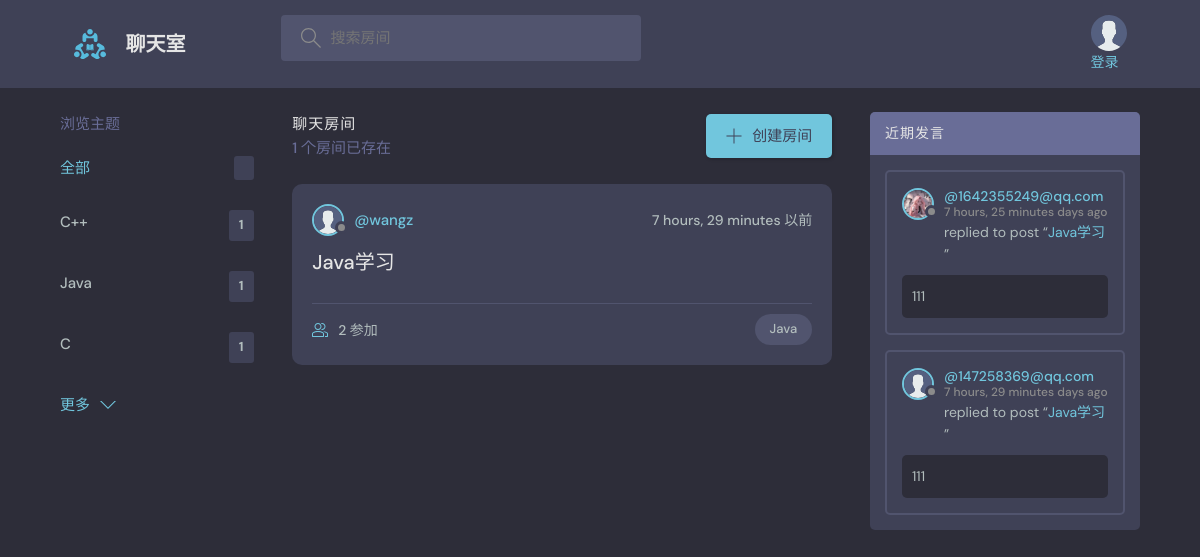
Screenshot of /?q=Java with the database file from the repository.
### base/models.py (models this page shows, shortened)
class Topic(models.Model):
    name =models.CharField(max_length=200)

class Room(models.Model):
    host =models.ForeignKey(User,on_delete=models.SET_NULL,null=True)
    topic=models.ForeignKey(Topic,on_delete=models.SET_NULL,null=True)
    name=models.CharField(max_length=200)
    description =models.TextField(null=True,blank=True)
    participants = models.ManyToManyField(
        User,related_name='participants',blank=True)
    updated =models.DateTimeField(auto_now=True)
    created=models.DateTimeField(auto_now_add=True)
    class Meta:
        ordering=['-updated','created']
    def __str__(self):
        return self.name

class User(AbstractUser):
    name =models.CharField(max_length=200,null=True)
    email=models.EmailField(unique=True, null=True)
    bio=models.TextField(null=True)
    avatar=models.ImageField(null=True,default='avatar.svg')
    USERNAME_FIELD='email'
    REQUIRED_FIELDS=[]

class Message(models.Model):
    user=models.ForeignKey(User,on_delete=models.CASCADE)
    room=models.ForeignKey(Room,on_delete=models.CASCADE)
    body=models.TextField()
    updated =models.DateTimeField(auto_now=True)
    created=models.DateTimeField(auto_now_add=True)
    class Meta:
        ordering=['-updated','created']

### base/views.py (the view)
# urls.py: path('' , views.home,name="home"),
def home(request):
    q=request.GET.get('q') if request.GET.get('q')!=None else ''
    print(q)
    rooms =Room.objects.filter(
        Q(topic__name__icontains=q)|
        Q(name__icontains=q)|
         Q(description__icontains=q)
        )
    topics =Topic.objects.all()[0:5]
    room_count =rooms.count()
    room_messages=Message.objects.filter(Q(room__topic__name__icontains=q))
    context ={'rooms':rooms,'topics':topics,
              'room_count':room_count,'room_messages':room_messages}
    return render(request,'base/home.html',context)

### base/templates/base/home.html (shortened to what this page needs)
{%extends 'main.html'%}
{%block content%}
    <main class="layout layout--3">
      <div class="container">
        {%include 'base/topics_component.html'%}
        <div class="roomList">
          <div class="roomList__header">
            <div>
              <h2>聊天房间</h2>
              <p>{{room_count}} 个房间已存在</p>
            </div>
            <a class="btn btn--main" href="{%url 'create-room'%}">
              <svg version="1.1" xmlns="http://www.w3.org/2000/svg" width="32" height="32" viewBox="0 0 32 32">
                <title>add</title>
                <path
                  d="M16.943 0.943h-1.885v14.115h-14.115v1.885h14.115v14.115h1.885v-14.115h14.115v-1.885h-14.115v-14.115z"
                ></path>
              </svg>
             创建房间
            </a>
          </div>
         {%include 'base/feed_component.html'%}
        </div>
         {%include 'base/activity_component.html'%}
      </div>
    </main>
{%endblock content%}

### base/templates/base/topics_component.html
<div class="topics">
    <div class="topics__header">
      <h2>浏览主题</h2>
    </div>
    <ul class="topics__list">
      <li>
        <a href="{% url 'home'%}" class="active">全部 <span>{{topic.count}}</span></a>
      </li>
      {%for topic in topics%}
     <li>
    <a href="{% url 'home' %}?q={{ topic.name|urlencode }}">{{ topic.name }}<span>{{ topic.room_set.all.count }}</span></a>
</li>
    {%endfor%}
    </ul>
    <a class="btn btn--link" href="{% url 'topics' %}">
      更多
      <svg version="1.1" xmlns="http://www.w3.org/2000/svg" width="32" height="32" viewBox="0 0 32 32">
        <title>chevron-down</title>
        <path d="M16 21l-13-13h-3l16 16 16-16h-3l-13 13z"></path>
      </svg>
    </a>
  </div>

### base/templates/base/feed_component.html (shortened to what this page needs)
{% for room in rooms %}
<div class="roomListRoom">
    <div class="roomListRoom__header">
      <a href="{% url 'user-profile' room.host.id%}" class="roomListRoom__author">
        <div class="avatar avatar--small">
          <img src="{{room.host.avatar.url}}" />
        </div>
        <span>@{{room.host.username}}</span>
      </a>
      <div class="roomListRoom__actions">
        <span>{{room.created|timesince}} 以前</span>
      </div>
    </div>
    <div class="roomListRoom__content">
      <a href="{% url 'room' room.id %}">{{room.name}}</a>
    </div>
    <div class="roomListRoom__meta">
      <a href="{% url 'room' room.id %}" class="roomListRoom__joined">
        {{room.participants.all.count}} 参加
      </a>
      <p class="roomListRoom__topic">{{room.topic.name}}</p>
    </div>
  </div>
  {% endfor%}

### base/templates/base/activity_component.html (shortened to what this page needs)
<div class="activities">
    <div class="activities__header">
      <h2>近期发言</h2>
    </div>
    {% for message in room_messages %}
    <div class="activities__box">
      <div class="activities__boxHeader roomListRoom__header">
        <a href="{%url 'user-profile' message.user.id %}" class="roomListRoom__author">
          <div class="avatar avatar--small">
            <img src="{{message.user.avatar.url}}" />
          </div>
          <p>
            @{{message.user}}
            <span>{{message.created|timesince}} days ago</span>
          </p>
        </a>
      </div>
      <div class="activities__boxContent">
        <p>replied to post “<a href="{% url 'room' message.room.id %}">{{message.room}}</a>”</p>
        <div class="activities__boxRoomContent">
            {{message.body}}
        </div>
      </div>
    </div>
    {%endfor%}
  </div>

### rows the page displays
Topic: name "C++", room_set.all.count "1"
Topic: name "Java", room_set.all.count "1"
Topic: name "C", room_set.all.count "1"
Room: host.avatar (placeholder picture), host.username "wangz", created "7 hours, 29 minutes", name "Java学习", participants.all.count "2", topic.name "Java"
Message: user.avatar (picture), user "1642355249@qq.com", created "7 hours, 25 minutes", room "Java学习", body "111"
Message: user.avatar (placeholder picture), user "147258369@qq.com", created "7 hours, 29 minutes", room "Java学习", body "111"

### other values shown
{{ room_count }} "1"
